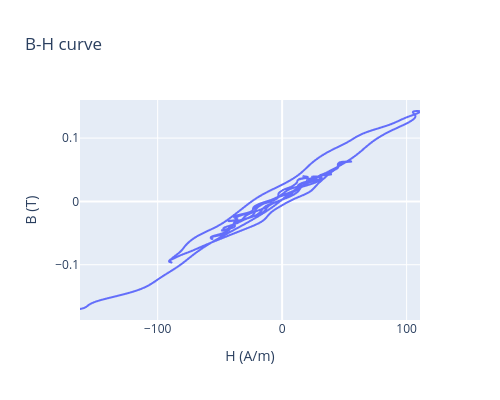

Notebook code cell kept with this figure:
### Code cell
import plotly.express as px
import plotly.graph_objects as go       
import numpy as np

# Créer un array avec les indices
indices = np.arange(len(H))
i_delay= 30
fig = px.line(x=H[:-i_delay], y=B[i_delay:], labels={"x":"H (A/m)", "y":"B (T)"}, title="B-H curve",
    hover_data={'index': indices[i_delay:]}  # Ajouter l'index aux données de survol
)
fig.update_layout(width=500, height=400)
fig.show()

### Figure 1 — Plotly figure (JSON) as saved in the notebook; plotly's stock layout.template omitted (floating-point values rounded to 4 significant figures; data arrays with more than 128 entries replaced by an {"elided": "..."} marker saying what was removed)
{"data": [{"customdata": {"elided": "9031x1 int values"}, "hovertemplate": "H (A/m)=%{x}<br>B (T)=%{y}<br>index=%{customdata[0]}<extra></extra>", "legendgroup": "", "line": {"color": "#636efa", "dash": "solid"}, "marker": {"symbol": "circle"}, "mode": "lines", "name": "", "showlegend": false, "type": "scattergl", "x": {"elided": "9031 float values"}, "xaxis": "x", "y": {"elided": "9031 float values"}, "yaxis": "y"}], "layout": {"height": 400, "legend": {"tracegroupgap": 0}, "title": {"text": "B-H curve"}, "width": 500, "xaxis": {"anchor": "y", "domain": [0, 1], "title": {"text": "H (A/m)"}}, "yaxis": {"anchor": "x", "domain": [0, 1], "title": {"text": "B (T)"}}}}
